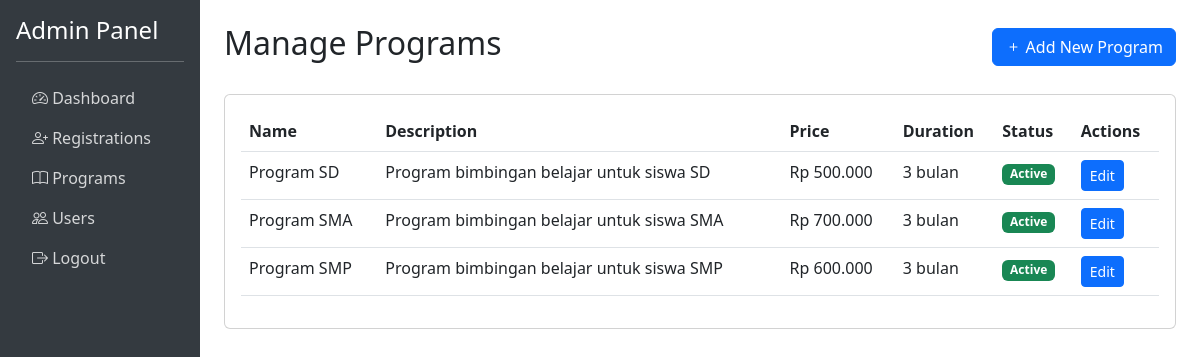
Screenshot of /admin/programs.php (signed in) with the database file from the repository.
### tables this page shows
CREATE TABLE IF NOT EXISTS programs (
    id INT AUTO_INCREMENT PRIMARY KEY,
    name VARCHAR(100) NOT NULL,
    description TEXT,
    price DECIMAL(10,2),
    duration VARCHAR(50),
    is_active BOOLEAN DEFAULT TRUE,
    created_at TIMESTAMP DEFAULT CURRENT_TIMESTAMP,
    updated_at TIMESTAMP DEFAULT CURRENT_TIMESTAMP ON UPDATE CURRENT_TIMESTAMP,
    UNIQUE KEY unique_program_name (name)
);

### admin/auth.php (called while the page is built, shortened)
<?php
function isAdmin() {
    return isset($_SESSION['admin_role']) && $_SESSION['admin_role'] === 'admin';
}
?>

### admin/programs.php (the view, shortened to what this page needs)
<?php
require_once 'auth.php';
$conn = new mysqli(DB_HOST, DB_USER, DB_PASS, DB_NAME);
$programs = $conn->query("SELECT * FROM programs ORDER BY name");
?>
<!DOCTYPE html>
<html lang="en">
<head>
    <link href="https://cdn.jsdelivr.net/npm/bootstrap@5.3.0/dist/css/bootstrap.min.css" rel="stylesheet">
    <link href="https://cdn.jsdelivr.net/npm/bootstrap-icons@1.7.2/font/bootstrap-icons.css" rel="stylesheet">
</head>
<body>
    <div class="container-fluid">
        <div class="row">
            <div class="col-md-3 col-lg-2 px-0 sidebar">
                <div class="p-3">
                    <h4>Admin Panel</h4>
                    <hr>
                    <ul class="nav flex-column">
                        <li class="nav-item">
                            <a class="nav-link" href="index.php">
                                <i class="bi bi-speedometer2"></i> Dashboard
                            </a>
                        </li>
                        <li class="nav-item">
                            <a class="nav-link" href="registrations.php">
                                <i class="bi bi-person-plus"></i> Registrations
                            </a>
                        </li>
                        <li class="nav-item">
                            <a class="nav-link active" href="programs.php">
                                <i class="bi bi-book"></i> Programs
                            </a>
                        </li>
                        <?php if (isAdmin()): ?>
                        <li class="nav-item">
                            <a class="nav-link" href="users.php">
                                <i class="bi bi-people"></i> Users
                            </a>
                        </li>
                        <?php endif; ?>
                        <li class="nav-item">
                            <a class="nav-link" href="logout.php">
                                <i class="bi bi-box-arrow-right"></i> Logout
                            </a>
                        </li>
                    </ul>
                </div>
            </div>
            <div class="col-md-9 col-lg-10 p-4">
                <div class="d-flex justify-content-between align-items-center mb-4">
                    <h2>Manage Programs</h2>
                    <button type="button" class="btn btn-primary" data-bs-toggle="modal" data-bs-target="#addProgramModal">
                        <i class="bi bi-plus"></i> Add New Program
                    </button>
                </div>
                <div class="card">
                    <div class="card-body">
                        <div class="table-responsive">
                            <table class="table">
                                <thead>
                                    <tr>
                                        <th>Name</th>
                                        <th>Description</th>
                                        <th>Price</th>
                                        <th>Duration</th>
                                        <th>Status</th>
                                        <th>Actions</th>
                                    </tr>
                                </thead>
                                <tbody>
                                    <?php while ($program = $programs->fetch_assoc()): ?>
                                    <tr>
                                        <td><?php echo htmlspecialchars($program['name']); ?></td>
                                        <td><?php echo htmlspecialchars($program['description']); ?></td>
                                        <td>Rp <?php echo number_format($program['price'], 0, ',', '.'); ?></td>
                                        <td><?php echo htmlspecialchars($program['duration']); ?></td>
                                        <td>
                                            <span class="badge bg-<?php echo $program['is_active'] ? 'success' : 'danger'; ?>">
                                                <?php echo $program['is_active'] ? 'Active' : 'Inactive'; ?>
                                            </span>
                                        </td>
                                        <td>
                                            <button type="button" class="btn btn-sm btn-primary" data-bs-toggle="modal" data-bs-target="#editProgramModal<?php echo $program['id']; ?>">
                                                Edit
                                            </button>
                                        </td>
                                    </tr>
                                    <?php endwhile; ?>
                                </tbody>
                            </table>
                        </div>
                    </div>
                </div>
            </div>
        </div>
    </div>
</body>
</html>

### admin/programs.php (style rules this page uses)
.sidebar { min-height: 100vh; background: #343a40; color: white; }
.nav-link { color: rgba(255,255,255,.8); }

### rows the page displays
programs: name "Program SD", description "Program bimbingan belajar untuk siswa SD", price "500.000", duration "3 bulan", is_active "Active"
programs: name "Program SMA", description "Program bimbingan belajar untuk siswa SMA", price "700.000", duration "3 bulan", is_active "Active"
programs: name "Program SMP", description "Program bimbingan belajar untuk siswa SMP", price "600.000", duration "3 bulan", is_active "Active"
